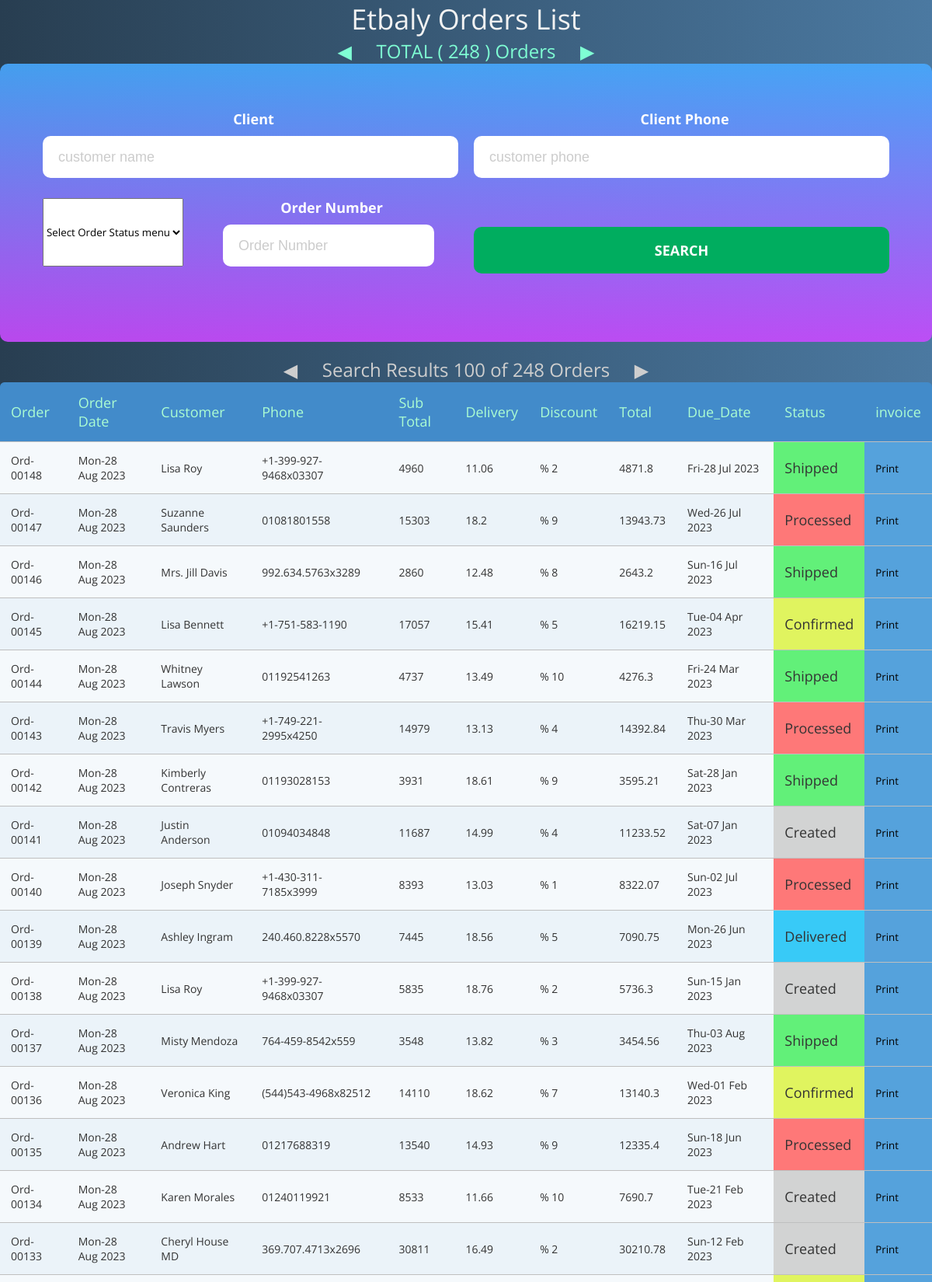
Screenshot of /orders/?page=2 (upper part) with the database file from the repository.
### Etpaly_Orders/models.py (models this page shows, shortened)
class Order(models.Model):
    status = models.CharField(_("Status"),max_length=12,choices=ORDER_STATUS,default=ORDER_STATUS[0][0])
    customer = models.ForeignKey(Customer,related_name='order_customer',on_delete=models.SET_NULL,null=True,blank=True)
    order_date = models.DateField(_("Order_date"),default=timezone.now)
    delivery_date = models.DateField(_("Delivery_date"),null=True,blank=True)
    discount=models.IntegerField(_("Discount"),null=True , blank=True,default=0)
    Delivery_Fee=models.FloatField(_("Delivery_Fee"),null=True , blank=True,default=0)
    note=models.CharField(("note"), max_length=50,default='no note')
    def __str__(self) :
        return f"""Ord-00{self.id}"""
    def sup_total(self):
        sup= 0
        Order_detail = self.order_Detail.all()
        for order in Order_detail:
            sup += order.total_order()
        self.sup_total=sup
        return self.sup_total
    def net_total(self):
        total = 0
        Order_detail = self.order_Detail.all()
        for order in Order_detail:
            total += order.total_order()
        net_total=round(total-int(total*self.discount)/100+int(self.Delivery_Fee),2)
        return net_total

class Customer(models.Model):
    name=models.CharField(_("client"), max_length=100)
    phone=models.CharField(_("phone"), max_length=14)
    location=models.TextField(_("Address"), max_length=300)
    email=models.EmailField(_("email"), max_length=50 ,default='no email')
    note=models.CharField(_("note"), max_length=50,default='no note')

class OrderDetail(models.Model):
    order = models.ForeignKey(Order,related_name='order_Detail',on_delete=models.CASCADE)
    product = models.ForeignKey(Product,verbose_name='product',related_name='order_product',on_delete=models.SET_NULL,null=True,blank=True)
    quantity = models.IntegerField(_("Quantity"),default=1)
    price = models.FloatField(_("Price"),default=0)
    note=models.CharField(("note"), max_length=50,default='no note')
    def total_order(self):
        order_total=int(self.quantity)*int(self.price)
        return order_total

### Etpaly_Orders/views.py (the view)
# urls.py: path('orders/',order_list,name='order_list'),
def order_list(request):
    orders = Order.objects.select_related("customer").all().order_by("-id")
    myfilter = OrderFilter(request.GET, queryset=orders)
    orders = myfilter.qs
    paginator = Paginator(orders, 100)
    page_number = request.GET.get("page")
    page_obj = paginator.get_page(page_number)
    context = {'page_obj': page_obj,
               'myfilter': myfilter,'count':Order.objects.all().count()}
    return render(request, 'Etpaly_Orders/orders_List.html', context)

### Etpaly_Orders/templates/Etpaly_Orders/orders_List.html (shortened to what this page needs)
{% load static %}
<!DOCTYPE html>
<html lang="en">
<head>
    <link rel="stylesheet" href="{% static 'en/css/orders.css' %}">
</head>
<body>
    <div class="container">
        <h1>Etbaly Orders List</h1>
        <div class="rwd-table">
            <div class="col-lg-12">
                <div>
                    <h3 style="color: aquamarine;">TOTAL <span> ( {{count}} ) Orders</span></h3>
                    <div class="card card-5">
                        <div class="card-body">
                            <form method="GET" action="#">
                                <div class="row row-space">
                                    <div class="col-2">
                                        <div class="input-group">
                                            <label class="label">Client</label>
                                            <input class="input--style-1" type="text" name="customer__name"
                                                placeholder="customer name">
                                        </div>
                                    </div>
                                    <div class="col-2">
                                        <div class="input-group">
                                            <label class="label">Client Phone</label>
                                            <input class="input--style-1" type="text" name="customer__phone"
                                                placeholder="customer phone">
                                        </div>
                                    </div>
                                </div>
                                <div class="row row-space">
                                    <select class="input-group" name="status">
                                        <option selected>Select Order Status menu</option>
                                    </select>
                                    <div class="input-group">
                                        <label class="label">Order Number</label>
                                        <input class="input--style-1" type="text" name="id" placeholder="Order Number">
                                    </div>
                                    <div class="col-2">
                                        <button class="btn-submit" type="submit">search</button>
                                    </div>
                                </div>
                            </form>
                        </div>
                    </div>
                    <br>
                </div>
            </div>
        </div>
        <h3 class="page-info">Search Results {{page_obj|length}} of {{count}} Orders </h3><br>
        <table class="rwd-table">
            <tbody>
                <tr>
                    <th>
                        <h4>Order</h4>
                    </th>
                    <th>
                        <h4>Order Date</h4>
                    </th>
                    <th>
                        <h4>Customer</h4>
                    </th>
                    <th>
                        <h4>Phone</h4>
                    </th>
                    <th>
                        <h4>Sub Total</h4>
                    </th>
                    <th>
                        <h4>Delivery</h4>
                    </th>
                    <th>
                        <h4>Discount</h4>
                    </th>
                    <th>
                        <h4>Total</h4>
                    </th>
                    <th>
                        <h4>Due_Date</h4>
                    </th>
                    <th>
                        <h4>Status</h4>
                    </th>
                    <th>
                        <h4>invoice</h4>
                    </th>
                </tr>
                {% for order in page_obj %}
                <tr>
                    <td data-th="Order Code">
                        {{order}}
                    </td>
                    <td data-th="Order Date">
                        {{order.order_date|date:'D-d M Y' }}
                    </td>
                    <td data-th="Customer">
                        {{order.customer.name}}
                    </td>
                    <td data-th="Phone">
                        {{order.customer.phone}}
                    </td>
                    <td data-th="Sup_Total">
                        {{order.sup_total}}
                    </td>
                    <td data-th="Delivery">
                        {{order.Delivery_Fee}}
                    </td>
                    <td data-th="Discount">
                        % {{order.discount}}
                    </td>
                    <td data-th="Total">
                        {{order.net_total}}
                    </td>
                    <td data-th="Due_Date">
                        {{order.delivery_date|date:'D-d M Y' }}
                    </td>
                    <td data-th="Order Status" {% if order.status == 'Created' %} style="background-color: rgb(210, 211, 211);" {% elif order.status == 'Confirmed' %} style="background-color: rgb(224, 244, 95);" {% elif order.status == 'Processed' %} style="background-color: rgb(254, 120, 120);" {% elif order.status == 'Shipped' %} style="background-color: rgb(98, 240, 121);" {% elif order.status == 'Delivered' %} style="background-color: rgb(56, 202, 247);" {% endif %}>
                        <h4>{{order.status}}</h4>
                    </td>
                    <td data-th="Total" style="background-color: rgb(85, 162, 220); color: rgb(48, 67, 42);">
                        <a href="{% url 'order_invoice' order.id %}"><button type="button"
                                >Print</button></a>
                    </td>
                </tr>
                {% endfor %}
            </tbody>
        </table>
    </div>
</body>
</html>

### rows the page displays
Order: id "Ord-00148", order_date "Mon-28 Aug 2023", customer.name "Lisa Roy", customer.phone "+1-399-927-9468x03307", sup_total "4960", Delivery_Fee "11.06", discount "2", net_total "4871.8", delivery_date "Fri-28 Jul 2023", status "Shipped"
Order: id "Ord-00147", order_date "Mon-28 Aug 2023", customer.name "Suzanne Saunders", customer.phone "01081801558", sup_total "15303", Delivery_Fee "18.2", discount "9", net_total "13943.73", delivery_date "Wed-26 Jul 2023", status "Processed"
Order: id "Ord-00146", order_date "Mon-28 Aug 2023", customer.name "Mrs. Jill Davis", customer.phone "992.634.5763x3289", sup_total "2860", Delivery_Fee "12.48", discount "8", net_total "2643.2", delivery_date "Sun-16 Jul 2023", status "Shipped"
Order: id "Ord-00145", order_date "Mon-28 Aug 2023", customer.name "Lisa Bennett", customer.phone "+1-751-583-1190", sup_total "17057", Delivery_Fee "15.41", discount "5", net_total "16219.15", delivery_date "Tue-04 Apr 2023", status "Confirmed"
Order: id "Ord-00144", order_date "Mon-28 Aug 2023", customer.name "Whitney Lawson", customer.phone "01192541263", sup_total "4737", Delivery_Fee "13.49", discount "10", net_total "4276.3", delivery_date "Fri-24 Mar 2023", status "Shipped"
Order: id "Ord-00143", order_date "Mon-28 Aug 2023", customer.name "Travis Myers", customer.phone "+1-749-221-2995x4250", sup_total "14979", Delivery_Fee "13.13", discount "4", net_total "14392.84", delivery_date "Thu-30 Mar 2023", status "Processed"
Order: id "Ord-00142", order_date "Mon-28 Aug 2023", customer.name "Kimberly Contreras", customer.phone "01193028153", sup_total "3931", Delivery_Fee "18.61", discount "9", net_total "3595.21", delivery_date "Sat-28 Jan 2023", status "Shipped"
Order: id "Ord-00141", order_date "Mon-28 Aug 2023", customer.name "Justin Anderson", customer.phone "01094034848", sup_total "11687", Delivery_Fee "14.99", discount "4", net_total "11233.52", delivery_date "Sat-07 Jan 2023", status "Created"
Order: id "Ord-00140", order_date "Mon-28 Aug 2023", customer.name "Joseph Snyder", customer.phone "+1-430-311-7185x3999", sup_total "8393", Delivery_Fee "13.03", discount "1", net_total "8322.07", delivery_date "Sun-02 Jul 2023", status "Processed"
Order: id "Ord-00139", order_date "Mon-28 Aug 2023", customer.name "Ashley Ingram", customer.phone "240.460.8228x5570", sup_total "7445", Delivery_Fee "18.56", discount "5", net_total "7090.75", delivery_date "Mon-26 Jun 2023", status "Delivered"
Order: id "Ord-00138", order_date "Mon-28 Aug 2023", customer.name "Lisa Roy", customer.phone "+1-399-927-9468x03307", sup_total "5835", Delivery_Fee "18.76", discount "2", net_total "5736.3", delivery_date "Sun-15 Jan 2023", status "Created"
Order: id "Ord-00137", order_date "Mon-28 Aug 2023", customer.name "Misty Mendoza", customer.phone "764-459-8542x559", sup_total "3548", Delivery_Fee "13.82", discount "3", net_total "3454.56", delivery_date "Thu-03 Aug 2023", status "Shipped"
Order: id "Ord-00136", order_date "Mon-28 Aug 2023", customer.name "Veronica King", customer.phone "(544)543-4968x82512", sup_total "14110", Delivery_Fee "18.62", discount "7", net_total "13140.3", delivery_date "Wed-01 Feb 2023", status "Confirmed"
Order: id "Ord-00135", order_date "Mon-28 Aug 2023", customer.name "Andrew Hart", customer.phone "01217688319", sup_total "13540", Delivery_Fee "14.93", discount "9", net_total "12335.4", delivery_date "Sun-18 Jun 2023", status "Processed"
Order: id "Ord-00134", order_date "Mon-28 Aug 2023", customer.name "Karen Morales", customer.phone "01240119921", sup_total "8533", Delivery_Fee "11.66", discount "10", net_total "7690.7", delivery_date "Tue-21 Feb 2023", status "Created"
Order: id "Ord-00133", order_date "Mon-28 Aug 2023", customer.name "Cheryl House MD", customer.phone "369.707.4713x2696", sup_total "30811", Delivery_Fee "16.49", discount "2", net_total "30210.78", delivery_date "Sun-12 Feb 2023", status "Created"

### other values shown
{{ count }} "248"
{{ page_obj|length }} "100"
